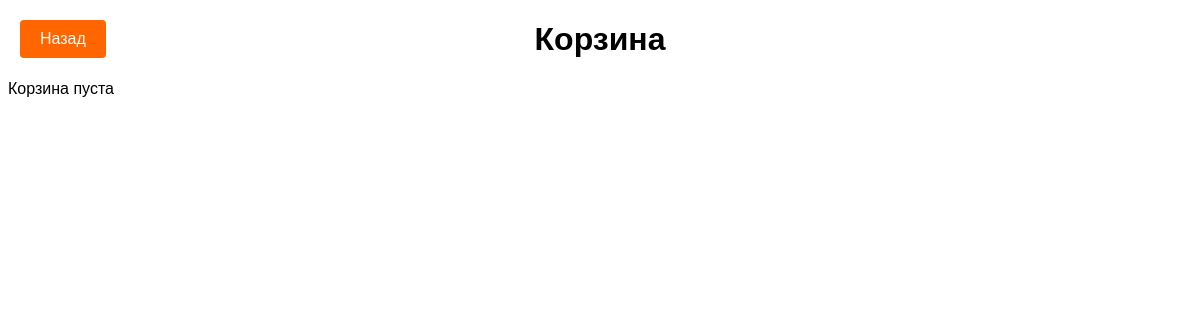
The app's page /cart/ (signed in), older data.
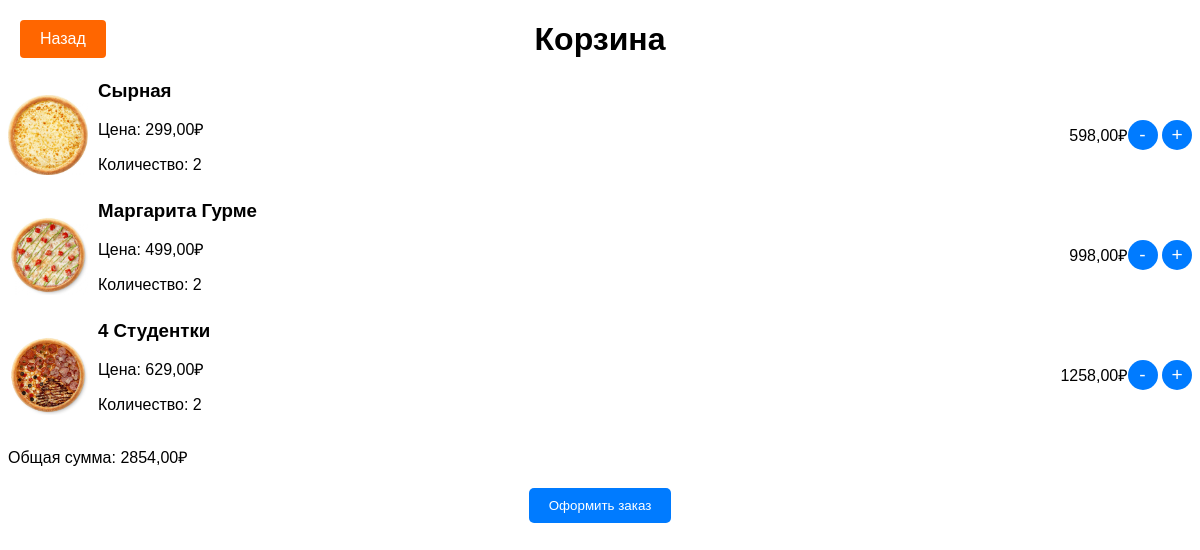
The same page, newer data.
### main/models.py (models this page shows, shortened)
class CartItem(models.Model):
    pizza = models.ForeignKey(Pizza, on_delete=models.CASCADE, verbose_name='Пицца')
    cart = models.ForeignKey(Cart, on_delete=models.CASCADE, verbose_name='Корзина')
    quantity = models.PositiveIntegerField(default=1, verbose_name='Количество')
    ingredients = models.ManyToManyField(Ingredient, blank=True, verbose_name='Ингредиенты')
    def get_total_price(self):
        return self.pizza.price * self.quantity
    class Meta:
        verbose_name = 'Элемент корзины'
        verbose_name_plural = 'Элементы корзины'

class Pizza(models.Model):
    name = models.CharField(max_length=100, verbose_name='Название')
    image = models.ImageField(upload_to='pizza_images', verbose_name='Изображение')
    price = models.DecimalField(max_digits=6, decimal_places=2, verbose_name='Цена')
    description = models.TextField(verbose_name='Описание', default='Описание пиццы')
    ingredients = models.ManyToManyField('Ingredient', blank=True, verbose_name='Ингредиенты')
    class Meta:
        verbose_name = 'Пицца'
        verbose_name_plural = 'Пиццы'

### main/views.py (the view)
# urls.py: path('cart/', views.cart, name='cart'),
@login_required
def cart(request):
    try:
        user = request.user
        if user.is_authenticated:
            cart = user.cart
        else:
            cart = Cart.objects.get(pk=request.session.get('cart_id'))
        cart_items = cart.cartitem_set.all()
        total_price = sum(item.get_total_price() for item in cart_items)
    except Cart.DoesNotExist:
        cart_items = []
        total_price = 0
    return render(request, 'main/cart.html', {'cart_items': cart_items, 'total_price': total_price})

### main/templates/main/cart.html (shortened to what this page needs)
{% load static %}
<!DOCTYPE html>
<html lang="en">
<head>
    <link rel="stylesheet" href="{% static 'main/css/cart.css' %}">
</head>
<body>
    <a href="/pizza" class="back">Назад</a>
    <h1>Корзина</h1>
    {% if cart_items %}
        <ul>
            {% for item in cart_items %}
                <li class="cart-item" data-pizza-id="{{ item.pizza.id }}">
                    <img src="{{ item.pizza.image.url }}" alt="{{ item.pizza.name }}">
                    <div class="cart-item-details">
                        <h3>{{ item.pizza.name }}</h3>
                        <p>Цена: {{ item.pizza.price }}₽</p>
                        <p class="quantity">Количество: {{ item.quantity }}</p>
                    </div>
                    <div class="cart-item-price">{{ item.get_total_price }}₽</div>
                    <form action="{% url 'remove_from_cart' item.pizza.id %}" method="post" class="cart-form">
                        <button type="submit" name="action" value="subtract">-</button>
                        <button type="submit" name="action" value="add">+</button>
                    </form>
                </li>
            {% endfor %}
        </ul>
        <p class="total-price">Общая сумма: {{ total_price }}₽</p>
        <form action="{% url 'time_place' %}" method="post">
            <button type="submit" class="order-btn">Оформить заказ</button>
        </form>
    {% else %}
        <p>Корзина пуста</p>
    {% endif %}
</body>
</html>

### main/static/main/css/cart.css (style rules this page uses)
body { font-family: Arial, sans-serif; }
h1 { text-align: center; }
ul { list-style: none; padding: 0; }
li { margin-bottom: 10px; }
.cart-item { display: flex; align-items: center; }
.cart-item img { max-width: 80px; height: auto; margin-right: 10px; border-radius: 5px; }
.cart-item-details { flex-grow: 1; }
.cart-item-details h3 { margin: 0; }
.cart-item-price { margin-left: auto; }
.order-btn { display: block; margin: 20px auto; padding: 10px 20px; background-color: #007bff; color: #fff; border: none; border-radius: 5px; text-decoration: none; transition: background-color 0.3s ease; }
.back { position: fixed; top: 20px; left: 20px; background-color: #ff6600; color: white; padding: 10px 20px; border: none; border-radius: 4px; text-decoration: none; transition: background-color 0.3s; }
.cart-item button { background-color: #007bff; color: #fff; border: none; border-radius: 50%; width: 30px; height: 30px; font-size: 1.2em; cursor: pointer; transition: background-color 0.3s ease; }

Row changes from the older to the newer data that the page shows:
added CartItem: pizza.image (picture), pizza.name "Сырная", pizza.price "299,00", quantity "2", get_total_price "598,00"
added CartItem: pizza.image (picture), pizza.name "Маргарита Гурме", pizza.price "499,00", quantity "2", get_total_price "998,00"
added CartItem: pizza.image (picture), pizza.name "4 Студентки", pizza.price "629,00", quantity "2", get_total_price "1258,00"
Text that changed along with them:
{{ total_price }}: (not shown) → "2854,00"
text no longer shown: "Корзина пуста"
text now shown: "Общая сумма: ₽ Оформить заказ"
